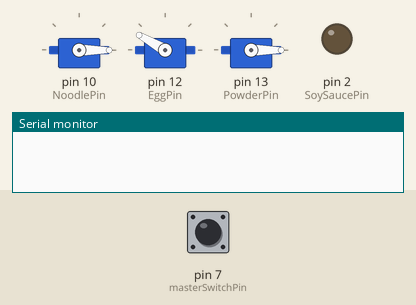
Recording of a sketch running on a simulated Arduino Uno, built with avr-gcc and run on an emulated ATmega328P. Shown: 3 × servo, output pins drawn as LEDs (lit = HIGH), the last lines printed to the serial monitor. Inputs (shaded band) come from the test bench; at power-on: pin 7 (masterSwitchPin) HIGH.

Above: at 1.2 s.
1.3 s: pin 7 (masterSwitchPin) pulled LOW for 0.15 s
At 2.2 s:
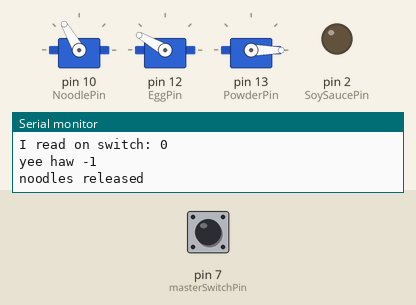
At 7.2 s:
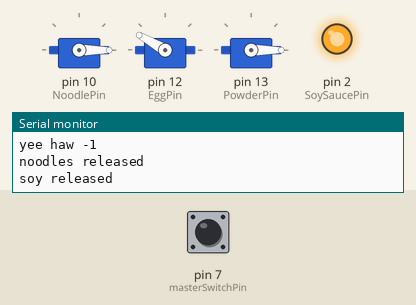
Timing chart, 0 to 19.4 s (numbered marks = the images above; inputs shaded):
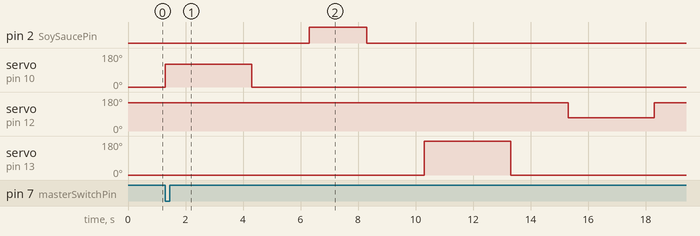

The sketch:

ramen_bot.ino
```cpp
#include <Servo.h>

Servo NoodleServo;
Servo EggServo;
Servo PowderServo;

int NoodlePin = 10;
int SoySaucePin = 2;
int EggPin = 12;
int PowderPin = 13;
int masterSwitchPin = 7;
int masterSwitch = HIGH;
String input = "";
bool is_ready = true;

void setup() {
  Serial.begin(9600);
  NoodleServo.attach(NoodlePin);
  NoodleServo.write(0);
  EggServo.attach(EggPin);
  EggServo.write(150);
  PowderServo.attach(PowderPin);
  PowderServo.write(0);
  pinMode(SoySaucePin, OUTPUT);
  digitalWrite(SoySaucePin, LOW);
  pinMode(masterSwitchPin, INPUT);
}

void releaseNoodles(){
  NoodleServo.write(120);
  Serial.println("noodles released");
  delay(3000);
  NoodleServo.write(0);
}

void crackEgg(){
  EggServo.write(70);
  Serial.println("egg cracked");
  delay(3000);
  EggServo.write(150);
}

void spraySoySauce(){
  digitalWrite(SoySaucePin, HIGH);
  Serial.println("soy released");
  delay(2000);
  digitalWrite(SoySaucePin, LOW);
}

void releasePowder(){
  PowderServo.write(180);
  Serial.println("powder released");
  delay(3000);
  PowderServo.write(0);
}

void cookRamen(){
  releaseNoodles();
  delay(2000);
  spraySoySauce();
  delay(2000);
  releasePowder();
  delay(2000);
  crackEgg();
}


void loop() {
  masterSwitch = digitalRead(masterSwitchPin);
  if (masterSwitch == LOW && is_ready) {
    Serial.print("I read on switch: ");
    Serial.println(masterSwitch);
    Serial.println("yee haw -1");
    cookRamen();
    delay(5000);
    is_ready = false;
  }
  else {
    is_ready = true;
  }

  if (Serial.available() > 0) {
    // read the incoming byte:
    input = Serial.readString();
    Serial.print("I read: ");
    Serial.println(input);

    if (input == "reset\n") {
      Serial.println("yee haw 0");
      setup();
    }

    if (input == "noodle\n"){
      Serial.println("yee haw 1");
      releaseNoodles();
    }

    if (input == "soy\n"){
      Serial.println("yee haw 2");
      spraySoySauce();
    }

    if (input == "powder\n"){
      Serial.println("yee haw 3");
      releasePowder();
    }

    if (input == "egg\n"){
      Serial.println("yee haw 4");
      crackEgg();
    }

  }
}
```

Measured:
- after the input at 1.3 s, pin 2 (SoySaucePin): LOW → HIGH after 5.0 s, → LOW 2.0 s later; servo on pin 10 (NoodlePin): 0° → 120° at once, → 0° 3.0 s later; servo on pin 12 (EggPin): 150° → 70° after 14.0 s, → 150° 3.0 s later; servo on pin 13 (PowderPin): 0° → 180° after 9.0 s, → 0° 3.0 s later
